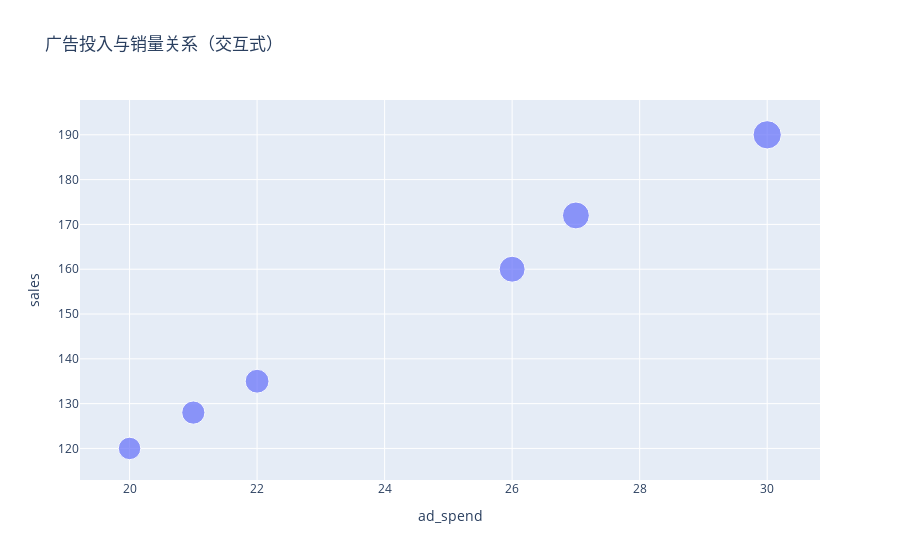

The notebook cell saved with this chart:
### Markdown cell above
## 4 交互式可视化（Plotly）

使用 Plotly 创建交互式散点图，展示广告投入与销量的关系，并添加线性回归趋势线。用户可以通过交互式图表进行缩放、悬停查看数据点等操作。

### Code cell
from src.viz import plot_sales_vs_ads_interactive
plot_sales_vs_ads_interactive(df)

### Figure 1 — Plotly figure (JSON) as saved in the notebook; plotly's stock layout.template omitted (floating-point values rounded to 4 significant figures)
{"data": [{"hovertemplate": "<b>%{hovertext}</b><br><br>ad_spend=%{x}<br>sales=%{marker.size}<extra></extra>", "hovertext": ["Jan", "Feb", "Mar", "Apr", "May", "Jun"], "legendgroup": "", "marker": {"color": "#636efa", "size": [120, 135, 128, 160, 172, 190], "sizemode": "area", "sizeref": 0.475, "symbol": "circle"}, "mode": "markers", "name": "", "orientation": "v", "showlegend": false, "type": "scatter", "x": [20, 22, 21, 26, 27, 30], "xaxis": "x", "y": [120, 135, 128, 160, 172, 190], "yaxis": "y"}], "layout": {"legend": {"itemsizing": "constant", "tracegroupgap": 0}, "title": {"text": "广告投入与销量关系（交互式）"}, "xaxis": {"anchor": "y", "domain": [0, 1], "title": {"text": "ad_spend"}}, "yaxis": {"anchor": "x", "domain": [0, 1], "title": {"text": "sales"}}}}
